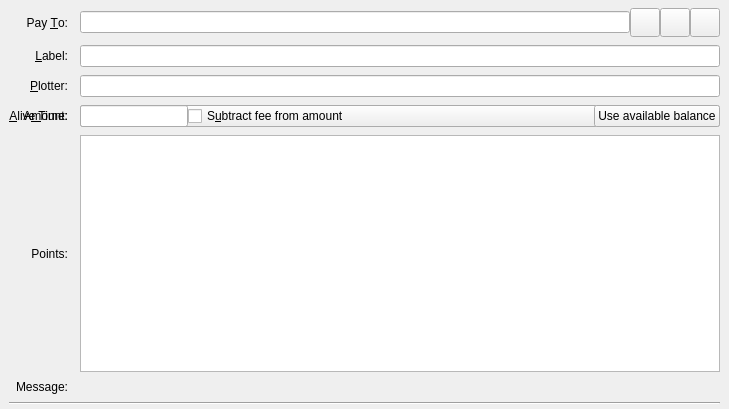
<?xml version="1.0" encoding="UTF-8"?>
<ui version="4.0">
 <class>SendCoinsEntry</class>
 <widget class="QStackedWidget" name="SendCoinsEntry">
  <property name="geometry">
   <rect>
    <x>0</x>
    <y>0</y>
    <width>729</width>
    <height>409</height>
   </rect>
  </property>
  <property name="focusPolicy">
   <enum>Qt::TabFocus</enum>
  </property>
  <property name="autoFillBackground">
   <bool>false</bool>
  </property>
  <widget class="QFrame" name="SendCoins">
   <property name="toolTip">
    <string>This is a normal payment.</string>
   </property>
   <property name="frameShape">
    <enum>QFrame::NoFrame</enum>
   </property>
   <layout class="QGridLayout" name="gridLayout">
    <property name="topMargin">
     <number>8</number>
    </property>
    <property name="bottomMargin">
     <number>4</number>
    </property>
    <property name="horizontalSpacing">
     <number>12</number>
    </property>
    <property name="verticalSpacing">
     <number>8</number>
    </property>
    <item row="0" column="1">
     <layout class="QHBoxLayout" name="payToLayout">
      <property name="spacing">
       <number>0</number>
      </property>
      <item>
       <widget class="QValidatedLineEdit" name="payTo">
        <property name="toolTip">
         <string>The BitcoinHD address to send the payment to</string>
        </property>
       </widget>
      </item>
      <item>
       <widget class="QToolButton" name="addressBookButton">
        <property name="toolTip">
         <string>Choose previously used address</string>
        </property>
        <property name="text">
         <string/>
        </property>
        <property name="icon">
         <iconset resource="../bitcoin.qrc">
          <normaloff>:/icons/address-book</normaloff>:/icons/address-book</iconset>
        </property>
        <property name="iconSize">
         <size>
          <width>22</width>
          <height>22</height>
         </size>
        </property>
        <property name="shortcut">
         <string>Alt+A</string>
        </property>
       </widget>
      </item>
      <item>
       <widget class="QToolButton" name="pasteButton">
        <property name="toolTip">
         <string>Paste address from clipboard</string>
        </property>
        <property name="text">
         <string/>
        </property>
        <property name="icon">
         <iconset resource="../bitcoin.qrc">
          <normaloff>:/icons/editpaste</normaloff>:/icons/editpaste</iconset>
        </property>
        <property name="iconSize">
         <size>
          <width>22</width>
          <height>22</height>
         </size>
        </property>
        <property name="shortcut">
         <string>Alt+P</string>
        </property>
       </widget>
      </item>
      <item>
       <widget class="QToolButton" name="deleteButton">
        <property name="toolTip">
         <string>Remove this entry</string>
        </property>
        <property name="text">
         <string/>
        </property>
        <property name="icon">
         <iconset resource="../bitcoin.qrc">
          <normaloff>:/icons/remove</normaloff>:/icons/remove</iconset>
        </property>
        <property name="iconSize">
         <size>
          <width>22</width>
          <height>22</height>
         </size>
        </property>
       </widget>
      </item>
     </layout>
    </item>
    <item row="3" column="1">
     <widget class="QComboBox" name="plotterDataValidHeightSelector"/>
    </item>
    <item row="3" column="1">
     <layout class="QHBoxLayout" name="horizontalLayoutAmount" stretch="0,1,0">
      <item>
       <widget class="BitcoinAmountField" name="payAmount"/>
      </item>
      <item>
       <widget class="QCheckBox" name="checkboxSubtractFeeFromAmount">
        <property name="toolTip">
         <string>The fee will be deducted from the amount being sent. The recipient will receive less BHDs than you enter in the amount field. If multiple recipients are selected, the fee is split equally.</string>
        </property>
        <property name="text">
         <string>S&amp;ubtract fee from amount</string>
        </property>
       </widget>
      </item>
      <item>
       <widget class="QPushButton" name="useAvailableBalanceButton">
        <property name="text">
         <string>Use available balance</string>
        </property>
       </widget>
      </item>
     </layout>
    </item>
    <item row="2" column="1">
     <widget class="QValidatedLineEdit" name="plotterPassphrase">
      <property name="toolTip">
       <string>Enter your plotter passphrase or bind hex data</string>
      </property>
      <property name="echoMode">
       <enum>QLineEdit::Password</enum>
      </property>
     </widget>
    </item>
    <item row="0" column="0">
     <widget class="QLabel" name="payToLabel">
      <property name="text">
       <string>Pay &amp;To:</string>
      </property>
      <property name="alignment">
       <set>Qt::AlignRight|Qt::AlignTrailing|Qt::AlignVCenter</set>
      </property>
      <property name="buddy">
       <cstring>payTo</cstring>
      </property>
     </widget>
    </item>
    <item row="5" column="0">
     <widget class="QLabel" name="messageLabel">
      <property name="text">
       <string>Message:</string>
      </property>
      <property name="alignment">
       <set>Qt::AlignRight|Qt::AlignTrailing|Qt::AlignVCenter</set>
      </property>
     </widget>
    </item>
    <item row="3" column="0">
     <widget class="QLabel" name="plotterDataAliveHeightLabel">
      <property name="text">
       <string>&amp;Alive Time:</string>
      </property>
      <property name="alignment">
       <set>Qt::AlignRight|Qt::AlignTrailing|Qt::AlignVCenter</set>
      </property>
      <property name="buddy">
       <cstring>plotterDataValidHeightSelector</cstring>
      </property>
     </widget>
    </item>
    <item row="5" column="1">
     <widget class="QLabel" name="messageTextLabel">
      <property name="toolTip">
       <string>A message that was attached to the btchd: URI which will be stored with the transaction for your reference. Note: This message will not be sent over the BitcoinHD network.</string>
      </property>
     </widget>
    </item>
    <item row="2" column="0">
     <widget class="QLabel" name="plotterPassphraseLabel">
      <property name="text">
       <string>&amp;Plotter:</string>
      </property>
      <property name="alignment">
       <set>Qt::AlignRight|Qt::AlignTrailing|Qt::AlignVCenter</set>
      </property>
      <property name="buddy">
       <cstring>plotterPassphrase</cstring>
      </property>
     </widget>
    </item>
    <item row="6" column="0" colspan="2">
     <widget class="Line" name="line">
      <property name="orientation">
       <enum>Qt::Horizontal</enum>
      </property>
     </widget>
    </item>
    <item row="1" column="1">
     <widget class="QLineEdit" name="addAsLabel">
      <property name="toolTip">
       <string>Enter a label for this address to add it to the list of used addresses</string>
      </property>
     </widget>
    </item>
    <item row="3" column="0">
     <widget class="QLabel" name="amountLabel">
      <property name="text">
       <string>A&amp;mount:</string>
      </property>
      <property name="alignment">
       <set>Qt::AlignRight|Qt::AlignTrailing|Qt::AlignVCenter</set>
      </property>
      <property name="buddy">
       <cstring>payAmount</cstring>
      </property>
     </widget>
    </item>
    <item row="1" column="0">
     <widget class="QLabel" name="labellLabel">
      <property name="text">
       <string>&amp;Label:</string>
      </property>
      <property name="alignment">
       <set>Qt::AlignRight|Qt::AlignTrailing|Qt::AlignVCenter</set>
      </property>
      <property name="buddy">
       <cstring>addAsLabel</cstring>
      </property>
     </widget>
    </item>
    <item row="4" column="1">
     <widget class="QTreeView" name="pointsList">
      <property name="sizePolicy">
       <sizepolicy hsizetype="Expanding" vsizetype="Expanding">
        <horstretch>0</horstretch>
        <verstretch>0</verstretch>
       </sizepolicy>
      </property>
      <property name="editTriggers">
       <set>QAbstractItemView::NoEditTriggers</set>
      </property>
      <property name="rootIsDecorated">
       <bool>false</bool>
      </property>
      <property name="itemsExpandable">
       <bool>false</bool>
      </property>
     </widget>
    </item>
    <item row="4" column="0">
     <widget class="QLabel" name="pointsLabel">
      <property name="sizePolicy">
       <sizepolicy hsizetype="Preferred" vsizetype="Preferred">
        <horstretch>0</horstretch>
        <verstretch>0</verstretch>
       </sizepolicy>
      </property>
      <property name="text">
       <string>Points:</string>
      </property>
      <property name="alignment">
       <set>Qt::AlignRight|Qt::AlignTrailing|Qt::AlignVCenter</set>
      </property>
     </widget>
    </item>
   </layout>
  </widget>
  <widget class="QFrame" name="SendCoins_UnauthenticatedPaymentRequest">
   <property name="palette">
    <palette>
     <active>
      <colorrole role="WindowText">
       <brush brushstyle="SolidPattern">
        <color alpha="255">
         <red>0</red>
         <green>0</green>
         <blue>0</blue>
        </color>
       </brush>
      </colorrole>
      <colorrole role="Button">
       <brush brushstyle="SolidPattern">
        <color alpha="255">
         <red>255</red>
         <green>255</green>
         <blue>127</blue>
        </color>
       </brush>
      </colorrole>
      <colorrole role="Light">
       <brush brushstyle="SolidPattern">
        <color alpha="255">
         <red>255</red>
         <green>255</green>
         <blue>255</blue>
        </color>
       </brush>
      </colorrole>
      <colorrole role="Midlight">
       <brush brushstyle="SolidPattern">
        <color alpha="255">
         <red>255</red>
         <green>255</green>
         <blue>191</blue>
        </color>
       </brush>
      </colorrole>
      <colorrole role="Dark">
       <brush brushstyle="SolidPattern">
        <color alpha="255">
         <red>127</red>
         <green>127</green>
         <blue>63</blue>
        </color>
       </brush>
      </colorrole>
      <colorrole role="Mid">
       <brush brushstyle="SolidPattern">
        <color alpha="255">
         <red>170</red>
         <green>170</green>
         <blue>84</blue>
        </color>
       </brush>
      </colorrole>
      <colorrole role="Text">
       <brush brushstyle="SolidPattern">
        <color alpha="255">
         <red>0</red>
         <green>0</green>
         <blue>0</blue>
        </color>
       </brush>
      </colorrole>
      <colorrole role="BrightText">
       <brush brushstyle="SolidPattern">
        <color alpha="255">
         <red>255</red>
         <green>255</green>
         <blue>255</blue>
        </color>
       </brush>
      </colorrole>
      <colorrole role="ButtonText">
       <brush brushstyle="SolidPattern">
        <color alpha="255">
         <red>0</red>
         <green>0</green>
         <blue>0</blue>
        </color>
       </brush>
      </colorrole>
      <colorrole role="Base">
       <brush brushstyle="SolidPattern">
        <color alpha="255">
         <red>255</red>
         <green>255</green>
         <blue>255</blue>
        </color>
       </brush>
      </colorrole>
      <colorrole role="Window">
       <brush brushstyle="SolidPattern">
        <color alpha="255">
         <red>255</red>
         <green>255</green>
         <blue>127</blue>
        </color>
       </brush>
      </colorrole>
      <colorrole role="Shadow">
       <brush brushstyle="SolidPattern">
        <color alpha="255">
         <red>0</red>
         <green>0</green>
         <blue>0</blue>
        </color>
       </brush>
      </colorrole>
      <colorrole role="AlternateBase">
       <brush brushstyle="SolidPattern">
        <color alpha="255">
         <red>255</red>
         <green>255</green>
         <blue>191</blue>
        </color>
       </brush>
      </colorrole>
      <colorrole role="ToolTipBase">
       <brush brushstyle="SolidPattern">
        <color alpha="255">
         <red>255</red>
         <green>255</green>
         <blue>220</blue>
        </color>
       </brush>
      </colorrole>
      <colorrole role="ToolTipText">
       <brush brushstyle="SolidPattern">
        <color alpha="255">
         <red>0</red>
         <green>0</green>
         <blue>0</blue>
        </color>
       </brush>
      </colorrole>
     </active>
     <inactive>
      <colorrole role="WindowText">
       <brush brushstyle="SolidPattern">
        <color alpha="255">
         <red>0</red>
         <green>0</green>
         <blue>0</blue>
        </color>
       </brush>
      </colorrole>
      <colorrole role="Button">
       <brush brushstyle="SolidPattern">
        <color alpha="255">
         <red>255</red>
         <green>255</green>
         <blue>127</blue>
        </color>
       </brush>
      </colorrole>
      <colorrole role="Light">
       <brush brushstyle="SolidPattern">
        <color alpha="255">
         <red>255</red>
         <green>255</green>
         <blue>255</blue>
        </color>
       </brush>
      </colorrole>
      <colorrole role="Midlight">
       <brush brushstyle="SolidPattern">
        <color alpha="255">
         <red>255</red>
         <green>255</green>
         <blue>191</blue>
        </color>
       </brush>
      </colorrole>
      <colorrole role="Dark">
       <brush brushstyle="SolidPattern">
        <color alpha="255">
         <red>127</red>
         <green>127</green>
         <blue>63</blue>
        </color>
       </brush>
      </colorrole>
      <colorrole role="Mid">
       <brush brushstyle="SolidPattern">
        <color alpha="255">
         <red>170</red>
         <green>170</green>
         <blue>84</blue>
        </color>
       </brush>
      </colorrole>
      <colorrole role="Text">
       <brush brushstyle="SolidPattern">
        <color alpha="255">
         <red>0</red>
         <green>0</green>
         <blue>0</blue>
        </color>
       </brush>
      </colorrole>
      <colorrole role="BrightText">
       <brush brushstyle="SolidPattern">
        <color alpha="255">
         <red>255</red>
         <green>255</green>
         <blue>255</blue>
        </color>
       </brush>
      </colorrole>
      <colorrole role="ButtonText">
       <brush brushstyle="SolidPattern">
        <color alpha="255">
         <red>0</red>
         <green>0</green>
         <blue>0</blue>
        </color>
       </brush>
      </colorrole>
      <colorrole role="Base">
       <brush brushstyle="SolidPattern">
        <color alpha="255">
         <red>255</red>
         <green>255</green>
         <blue>255</blue>
        </color>
       </brush>
      </colorrole>
      <colorrole role="Window">
       <brush brushstyle="SolidPattern">
        <color alpha="255">
         <red>255</red>
         <green>255</green>
         <blue>127</blue>
        </color>
       </brush>
      </colorrole>
      <colorrole role="Shadow">
       <brush brushstyle="SolidPattern">
        <color alpha="255">
         <red>0</red>
         <green>0</green>
         <blue>0</blue>
        </color>
       </brush>
      </colorrole>
      <colorrole role="AlternateBase">
       <brush brushstyle="SolidPattern">
        <color alpha="255">
         <red>255</red>
         <green>255</green>
         <blue>191</blue>
        </color>
       </brush>
      </colorrole>
      <colorrole role="ToolTipBase">
       <brush brushstyle="SolidPattern">
        <color alpha="255">
         <red>255</red>
         <green>255</green>
         <blue>220</blue>
        </color>
       </brush>
      </colorrole>
      <colorrole role="ToolTipText">
       <brush brushstyle="SolidPattern">
        <color alpha="255">
         <red>0</red>
         <green>0</green>
         <blue>0</blue>
        </color>
       </brush>
      </colorrole>
     </inactive>
     <disabled>
      <colorrole role="WindowText">
       <brush brushstyle="SolidPattern">
        <color alpha="255">
         <red>127</red>
         <green>127</green>
         <blue>63</blue>
        </color>
       </brush>
      </colorrole>
      <colorrole role="Button">
       <brush brushstyle="SolidPattern">
        <color alpha="255">
         <red>255</red>
         <green>255</green>
         <blue>127</blue>
        </color>
       </brush>
      </colorrole>
      <colorrole role="Light">
       <brush brushstyle="SolidPattern">
        <color alpha="255">
         <red>255</red>
         <green>255</green>
         <blue>255</blue>
        </color>
       </brush>
      </colorrole>
      <colorrole role="Midlight">
       <brush brushstyle="SolidPattern">
        <color alpha="255">
         <red>255</red>
         <green>255</green>
         <blue>191</blue>
        </color>
       </brush>
      </colorrole>
      <colorrole role="Dark">
       <brush brushstyle="SolidPattern">
        <color alpha="255">
         <red>127</red>
         <green>127</green>
         <blue>63</blue>
        </color>
       </brush>
      </colorrole>
      <colorrole role="Mid">
       <brush brushstyle="SolidPattern">
        <color alpha="255">
         <red>170</red>
         <green>170</green>
         <blue>84</blue>
        </color>
       </brush>
      </colorrole>
      <colorrole role="Text">
       <brush brushstyle="SolidPattern">
        <color alpha="255">
         <red>127</red>
         <green>127</green>
         <blue>63</blue>
        </color>
       </brush>
      </colorrole>
      <colorrole role="BrightText">
       <brush brushstyle="SolidPattern">
        <color alpha="255">
         <red>255</red>
         <green>255</green>
         <blue>255</blue>
        </color>
       </brush>
      </colorrole>
      <colorrole role="ButtonText">
       <brush brushstyle="SolidPattern">
        <color alpha="255">
         <red>127</red>
         <green>127</green>
         <blue>63</blue>
        </color>
       </brush>
      </colorrole>
      <colorrole role="Base">
       <brush brushstyle="SolidPattern">
        <color alpha="255">
         <red>255</red>
         <green>255</green>
         <blue>127</blue>
        </color>
       </brush>
      </colorrole>
      <colorrole role="Window">
       <brush brushstyle="SolidPattern">
        <color alpha="255">
         <red>255</red>
         <green>255</green>
         <blue>127</blue>
        </color>
       </brush>
      </colorrole>
      <colorrole role="Shadow">
       <brush brushstyle="SolidPattern">
        <color alpha="255">
         <red>0</red>
         <green>0</green>
         <blue>0</blue>
        </color>
       </brush>
      </colorrole>
      <colorrole role="AlternateBase">
       <brush brushstyle="SolidPattern">
        <color alpha="255">
         <red>255</red>
         <green>255</green>
         <blue>127</blue>
        </color>
       </brush>
      </colorrole>
      <colorrole role="ToolTipBase">
       <brush brushstyle="SolidPattern">
        <color alpha="255">
         <red>255</red>
         <green>255</green>
         <blue>220</blue>
        </color>
       </brush>
      </colorrole>
      <colorrole role="ToolTipText">
       <brush brushstyle="SolidPattern">
        <color alpha="255">
         <red>0</red>
         <green>0</green>
         <blue>0</blue>
        </color>
       </brush>
      </colorrole>
     </disabled>
    </palette>
   </property>
   <property name="toolTip">
    <string>This is an unauthenticated payment request.</string>
   </property>
   <property name="autoFillBackground">
    <bool>true</bool>
   </property>
   <property name="frameShape">
    <enum>QFrame::NoFrame</enum>
   </property>
   <layout class="QGridLayout" name="gridLayout_is">
    <property name="spacing">
     <number>12</number>
    </property>
    <item row="0" column="0">
     <widget class="QLabel" name="payToLabel_is">
      <property name="minimumSize">
       <size>
        <width>80</width>
        <height>0</height>
       </size>
      </property>
      <property name="text">
       <string>Pay To:</string>
      </property>
      <property name="alignment">
       <set>Qt::AlignRight|Qt::AlignTrailing|Qt::AlignVCenter</set>
      </property>
     </widget>
    </item>
    <item row="0" column="1">
     <layout class="QHBoxLayout" name="payToLayout_is">
      <property name="spacing">
       <number>0</number>
      </property>
      <item>
       <widget class="QLabel" name="payTo_is"/>
      </item>
      <item>
       <widget class="QToolButton" name="deleteButton_is">
        <property name="toolTip">
         <string>Remove this entry</string>
        </property>
        <property name="text">
         <string/>
        </property>
        <property name="icon">
         <iconset resource="../bitcoin.qrc">
          <normaloff>:/icons/remove</normaloff>:/icons/remove</iconset>
        </property>
       </widget>
      </item>
     </layout>
    </item>
    <item row="1" column="0">
     <widget class="QLabel" name="memoLabel_is">
      <property name="minimumSize">
       <size>
        <width>80</width>
        <height>0</height>
       </size>
      </property>
      <property name="text">
       <string>Memo:</string>
      </property>
      <property name="alignment">
       <set>Qt::AlignRight|Qt::AlignTrailing|Qt::AlignVCenter</set>
      </property>
     </widget>
    </item>
    <item row="1" column="1">
     <widget class="QLabel" name="memoTextLabel_is">
      <property name="textFormat">
       <enum>Qt::PlainText</enum>
      </property>
     </widget>
    </item>
    <item row="2" column="0">
     <widget class="QLabel" name="amountLabel_is">
      <property name="minimumSize">
       <size>
        <width>80</width>
        <height>0</height>
       </size>
      </property>
      <property name="text">
       <string>A&amp;mount:</string>
      </property>
      <property name="alignment">
       <set>Qt::AlignRight|Qt::AlignTrailing|Qt::AlignVCenter</set>
      </property>
      <property name="buddy">
       <cstring>payAmount_is</cstring>
      </property>
     </widget>
    </item>
    <item row="2" column="1">
     <widget class="BitcoinAmountField" name="payAmount_is">
      <property name="acceptDrops">
       <bool>false</bool>
      </property>
     </widget>
    </item>
   </layout>
  </widget>
  <widget class="QFrame" name="SendCoins_AuthenticatedPaymentRequest">
   <property name="palette">
    <palette>
     <active>
      <colorrole role="WindowText">
       <brush brushstyle="SolidPattern">
        <color alpha="255">
         <red>0</red>
         <green>0</green>
         <blue>0</blue>
        </color>
       </brush>
      </colorrole>
      <colorrole role="Button">
       <brush brushstyle="SolidPattern">
        <color alpha="255">
         <red>140</red>
         <green>232</green>
         <blue>119</blue>
        </color>
       </brush>
      </colorrole>
      <colorrole role="Light">
       <brush brushstyle="SolidPattern">
        <color alpha="255">
         <red>230</red>
         <green>255</green>
         <blue>224</blue>
        </color>
       </brush>
      </colorrole>
      <colorrole role="Midlight">
       <brush brushstyle="SolidPattern">
        <color alpha="255">
         <red>185</red>
         <green>243</green>
         <blue>171</blue>
        </color>
       </brush>
      </colorrole>
      <colorrole role="Dark">
       <brush brushstyle="SolidPattern">
        <color alpha="255">
         <red>70</red>
         <green>116</green>
         <blue>59</blue>
        </color>
       </brush>
      </colorrole>
      <colorrole role="Mid">
       <brush brushstyle="SolidPattern">
        <color alpha="255">
         <red>93</red>
         <green>155</green>
         <blue>79</blue>
        </color>
       </brush>
      </colorrole>
      <colorrole role="Text">
       <brush brushstyle="SolidPattern">
        <color alpha="255">
         <red>0</red>
         <green>0</green>
         <blue>0</blue>
        </color>
       </brush>
      </colorrole>
      <colorrole role="BrightText">
       <brush brushstyle="SolidPattern">
        <color alpha="255">
         <red>155</red>
         <green>255</green>
         <blue>147</blue>
        </color>
       </brush>
      </colorrole>
      <colorrole role="ButtonText">
       <brush brushstyle="SolidPattern">
        <color alpha="255">
         <red>0</red>
         <green>0</green>
         <blue>0</blue>
        </color>
       </brush>
      </colorrole>
      <colorrole role="Base">
       <brush brushstyle="SolidPattern">
        <color alpha="255">
         <red>119</red>
         <green>255</green>
         <blue>233</blue>
        </color>
       </brush>
      </colorrole>
      <colorrole role="Window">
       <brush brushstyle="SolidPattern">
        <color alpha="255">
         <red>140</red>
         <green>232</green>
         <blue>119</blue>
        </color>
       </brush>
      </colorrole>
      <colorrole role="Shadow">
       <brush brushstyle="SolidPattern">
        <color alpha="255">
         <red>0</red>
         <green>0</green>
         <blue>0</blue>
        </color>
       </brush>
      </colorrole>
      <colorrole role="AlternateBase">
       <brush brushstyle="SolidPattern">
        <color alpha="255">
         <red>197</red>
         <green>243</green>
         <blue>187</blue>
        </color>
       </brush>
      </colorrole>
      <colorrole role="NoRole">
       <brush brushstyle="SolidPattern">
        <color alpha="255">
         <red>125</red>
         <green>194</green>
         <blue>122</blue>
        </color>
       </brush>
      </colorrole>
      <colorrole role="ToolTipBase">
       <brush brushstyle="SolidPattern">
        <color alpha="255">
         <red>255</red>
         <green>255</green>
         <blue>220</blue>
        </color>
       </brush>
      </colorrole>
      <colorrole role="ToolTipText">
       <brush brushstyle="SolidPattern">
        <color alpha="255">
         <red>0</red>
         <green>0</green>
         <blue>0</blue>
        </color>
       </brush>
      </colorrole>
     </active>
     <inactive>
      <colorrole role="WindowText">
       <brush brushstyle="SolidPattern">
        <color alpha="255">
         <red>0</red>
         <green>0</green>
         <blue>0</blue>
        </color>
       </brush>
      </colorrole>
      <colorrole role="Button">
       <brush brushstyle="SolidPattern">
        <color alpha="255">
         <red>140</red>
         <green>232</green>
         <blue>119</blue>
        </color>
       </brush>
      </colorrole>
      <colorrole role="Light">
       <brush brushstyle="SolidPattern">
        <color alpha="255">
         <red>230</red>
         <green>255</green>
         <blue>224</blue>
        </color>
       </brush>
      </colorrole>
      <colorrole role="Midlight">
       <brush brushstyle="SolidPattern">
        <color alpha="255">
         <red>185</red>
         <green>243</green>
         <blue>171</blue>
        </color>
       </brush>
      </colorrole>
      <colorrole role="Dark">
       <brush brushstyle="SolidPattern">
        <color alpha="255">
         <red>70</red>
         <green>116</green>
         <blue>59</blue>
        </color>
       </brush>
      </colorrole>
      <colorrole role="Mid">
       <brush brushstyle="SolidPattern">
        <color alpha="255">
         <red>93</red>
         <green>155</green>
         <blue>79</blue>
        </color>
       </brush>
      </colorrole>
      <colorrole role="Text">
       <brush brushstyle="SolidPattern">
        <color alpha="255">
         <red>0</red>
         <green>0</green>
         <blue>0</blue>
        </color>
       </brush>
      </colorrole>
      <colorrole role="BrightText">
       <brush brushstyle="SolidPattern">
        <color alpha="255">
         <red>155</red>
         <green>255</green>
         <blue>147</blue>
        </color>
       </brush>
      </colorrole>
      <colorrole role="ButtonText">
       <brush brushstyle="SolidPattern">
        <color alpha="255">
         <red>0</red>
         <green>0</green>
         <blue>0</blue>
        </color>
       </brush>
      </colorrole>
      <colorrole role="Base">
       <brush brushstyle="SolidPattern">
        <color alpha="255">
         <red>119</red>
         <green>255</green>
         <blue>233</blue>
        </color>
       </brush>
      </colorrole>
      <colorrole role="Window">
       <brush brushstyle="SolidPattern">
        <color alpha="255">
         <red>140</red>
         <green>232</green>
         <blue>119</blue>
        </color>
       </brush>
      </colorrole>
      <colorrole role="Shadow">
       <brush brushstyle="SolidPattern">
        <color alpha="255">
         <red>0</red>
         <green>0</green>
         <blue>0</blue>
        </color>
       </brush>
      </colorrole>
      <colorrole role="AlternateBase">
       <brush brushstyle="SolidPattern">
        <color alpha="255">
         <red>197</red>
         <green>243</green>
         <blue>187</blue>
        </color>
       </brush>
      </colorrole>
      <colorrole role="NoRole">
       <brush brushstyle="SolidPattern">
        <color alpha="255">
         <red>125</red>
         <green>194</green>
         <blue>122</blue>
        </color>
       </brush>
      </colorrole>
      <colorrole role="ToolTipBase">
       <brush brushstyle="SolidPattern">
        <color alpha="255">
         <red>255</red>
         <green>255</green>
         <blue>220</blue>
        </color>
       </brush>
      </colorrole>
      <colorrole role="ToolTipText">
       <brush brushstyle="SolidPattern">
        <color alpha="255">
         <red>0</red>
         <green>0</green>
         <blue>0</blue>
        </color>
       </brush>
      </colorrole>
     </inactive>
     <disabled>
      <colorrole role="WindowText">
       <brush brushstyle="SolidPattern">
        <color alpha="255">
         <red>70</red>
         <green>116</green>
         <blue>59</blue>
        </color>
       </brush>
      </colorrole>
      <colorrole role="Button">
       <brush brushstyle="SolidPattern">
        <color alpha="255">
         <red>140</red>
         <green>232</green>
         <blue>119</blue>
        </color>
       </brush>
      </colorrole>
      <colorrole role="Light">
       <brush brushstyle="SolidPattern">
        <color alpha="255">
         <red>230</red>
         <green>255</green>
         <blue>224</blue>
        </color>
       </brush>
      </colorrole>
      <colorrole role="Midlight">
       <brush brushstyle="SolidPattern">
        <color alpha="255">
         <red>185</red>
         <green>243</green>
         <blue>171</blue>
        </color>
       </brush>
      </colorrole>
      <colorrole role="Dark">
       <brush brushstyle="SolidPattern">
        <color alpha="255">
         <red>70</red>
         <green>116</green>
         <blue>59</blue>
        </color>
       </brush>
      </colorrole>
      <colorrole role="Mid">
       <brush brushstyle="SolidPattern">
        <color alpha="255">
         <red>93</red>
         <green>155</green>
         <blue>79</blue>
        </color>
       </brush>
      </colorrole>
      <colorrole role="Text">
       <brush brushstyle="SolidPattern">
        <color alpha="255">
         <red>70</red>
         <green>116</green>
         <blue>59</blue>
        </color>
       </brush>
      </colorrole>
      <colorrole role="BrightText">
       <brush brushstyle="SolidPattern">
        <color alpha="255">
         <red>155</red>
         <green>255</green>
         <blue>147</blue>
        </color>
       </brush>
      </colorrole>
      <colorrole role="ButtonText">
       <brush brushstyle="SolidPattern">
        <color alpha="255">
         <red>70</red>
         <green>116</green>
         <blue>59</blue>
        </color>
       </brush>
      </colorrole>
      <colorrole role="Base">
       <brush brushstyle="SolidPattern">
        <color alpha="255">
         <red>140</red>
         <green>232</green>
         <blue>119</blue>
        </color>
       </brush>
      </colorrole>
      <colorrole role="Window">
       <brush brushstyle="SolidPattern">
        <color alpha="255">
         <red>140</red>
         <green>232</green>
         <blue>119</blue>
        </color>
       </brush>
      </colorrole>
      <colorrole role="Shadow">
       <brush brushstyle="SolidPattern">
        <color alpha="255">
         <red>0</red>
         <green>0</green>
         <blue>0</blue>
        </color>
       </brush>
      </colorrole>
      <colorrole role="AlternateBase">
       <brush brushstyle="SolidPattern">
        <color alpha="255">
         <red>140</red>
         <green>232</green>
         <blue>119</blue>
        </color>
       </brush>
      </colorrole>
      <colorrole role="NoRole">
       <brush brushstyle="SolidPattern">
        <color alpha="255">
         <red>125</red>
         <green>194</green>
         <blue>122</blue>
        </color>
       </brush>
      </colorrole>
      <colorrole role="ToolTipBase">
       <brush brushstyle="SolidPattern">
        <color alpha="255">
         <red>255</red>
         <green>255</green>
         <blue>220</blue>
        </color>
       </brush>
      </colorrole>
      <colorrole role="ToolTipText">
       <brush brushstyle="SolidPattern">
        <color alpha="255">
         <red>0</red>
         <green>0</green>
         <blue>0</blue>
        </color>
       </brush>
      </colorrole>
     </disabled>
    </palette>
   </property>
   <property name="toolTip">
    <string>This is an authenticated payment request.</string>
   </property>
   <property name="autoFillBackground">
    <bool>true</bool>
   </property>
   <property name="frameShape">
    <enum>QFrame::NoFrame</enum>
   </property>
   <layout class="QGridLayout" name="gridLayout_s">
    <property name="spacing">
     <number>12</number>
    </property>
    <item row="0" column="0">
     <widget class="QLabel" name="payToLabel_s">
      <property name="text">
       <string>Pay To:</string>
      </property>
      <property name="alignment">
       <set>Qt::AlignRight|Qt::AlignTrailing|Qt::AlignVCenter</set>
      </property>
     </widget>
    </item>
    <item row="0" column="1">
     <layout class="QHBoxLayout" name="payToLayout_s">
      <property name="spacing">
       <number>0</number>
      </property>
      <item>
       <widget class="QLabel" name="payTo_s">
        <property name="textFormat">
         <enum>Qt::PlainText</enum>
        </property>
       </widget>
      </item>
      <item>
       <widget class="QToolButton" name="deleteButton_s">
        <property name="toolTip">
         <string>Remove this entry</string>
        </property>
        <property name="text">
         <string/>
        </property>
        <property name="icon">
         <iconset resource="../bitcoin.qrc">
          <normaloff>:/icons/remove</normaloff>:/icons/remove</iconset>
        </property>
       </widget>
      </item>
     </layout>
    </item>
    <item row="1" column="0">
     <widget class="QLabel" name="memoLabel_s">
      <property name="text">
       <string>Memo:</string>
      </property>
      <property name="alignment">
       <set>Qt::AlignRight|Qt::AlignTrailing|Qt::AlignVCenter</set>
      </property>
     </widget>
    </item>
    <item row="1" column="1">
     <widget class="QLabel" name="memoTextLabel_s">
      <property name="textFormat">
       <enum>Qt::PlainText</enum>
      </property>
     </widget>
    </item>
    <item row="2" column="0">
     <widget class="QLabel" name="amountLabel_s">
      <property name="text">
       <string>A&amp;mount:</string>
      </property>
      <property name="alignment">
       <set>Qt::AlignRight|Qt::AlignTrailing|Qt::AlignVCenter</set>
      </property>
      <property name="buddy">
       <cstring>payAmount_s</cstring>
      </property>
     </widget>
    </item>
    <item row="2" column="1">
     <widget class="BitcoinAmountField" name="payAmount_s">
      <property name="acceptDrops">
       <bool>false</bool>
      </property>
     </widget>
    </item>
   </layout>
  </widget>
  <widget class="QFrame" name="SendCoins_BindPlotterId"/>
 </widget>
 <customwidgets>
  <customwidget>
   <class>QValidatedLineEdit</class>
   <extends>QLineEdit</extends>
   <header>qt/qvalidatedlineedit.h</header>
  </customwidget>
  <customwidget>
   <class>BitcoinAmountField</class>
   <extends>QLineEdit</extends>
   <header>qt/bitcoinamountfield.h</header>
  </customwidget>
 </customwidgets>
 <tabstops>
  <tabstop>payTo</tabstop>
  <tabstop>addressBookButton</tabstop>
  <tabstop>pasteButton</tabstop>
  <tabstop>deleteButton</tabstop>
  <tabstop>addAsLabel</tabstop>
  <tabstop>payAmount</tabstop>
  <tabstop>payAmount_is</tabstop>
  <tabstop>deleteButton_is</tabstop>
  <tabstop>payAmount_s</tabstop>
  <tabstop>deleteButton_s</tabstop>
 </tabstops>
 <resources>
  <include location="../bitcoin.qrc"/>
 </resources>
 <connections/>
</ui>
